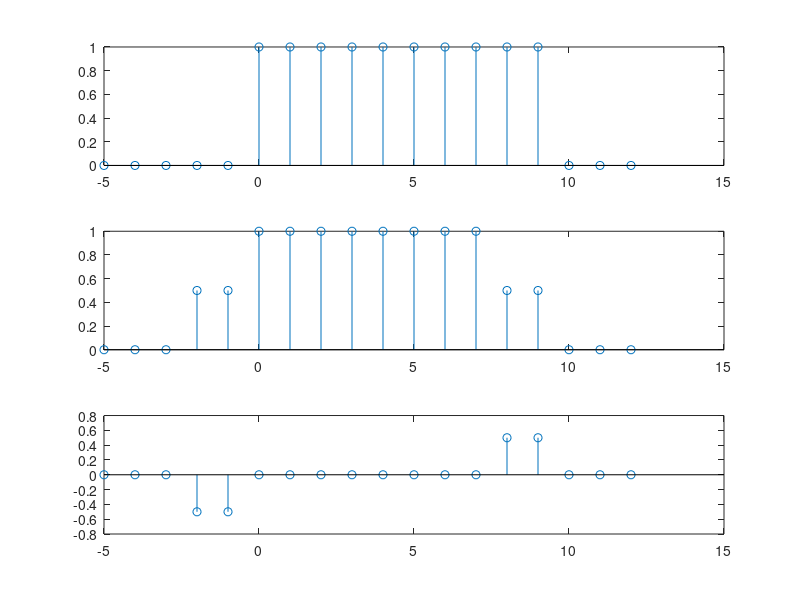

The MATLAB source for this figure:
x=-5:1:12;
y1=[zeros(1,5),ones(1,13)];
y2=[zeros(1,15),ones(1,3)];
y3=y1-y2;
y4=fliplr(y3);
p=0.5*(y3+y4);
q=0.5*(y3-y4);
subplot(3,1,1);
stem(x,y3);
subplot(3,1,2);
stem(x,p);
subplot(3,1,3);
stem(x,q);
grid off;